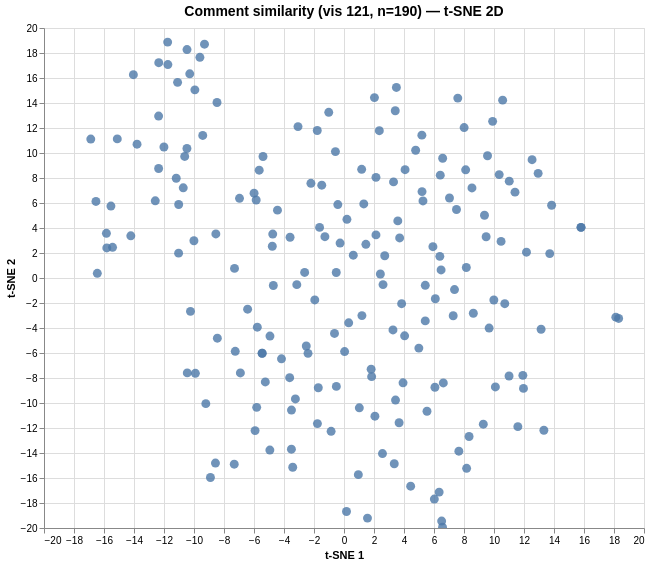

Specify this chart in Vega-Lite:
### Vega specification from a JSON file in a GitHub repository (floating-point values rounded to 4 significant figures; data arrays with more than 128 entries replaced by an {"elided": "..."} marker saying what was removed)
{"$schema": "https://vega.github.io/schema/vega/v6.json", "data": [{"name": "param_1e9efca18e7a2868_store"}, {"name": "source_0", "values": {"elided": "190 records"}}, {"name": "source_0_x_domain_dim_1", "values": [{"min": -16.88, "max": 18.31}]}, {"name": "source_0_y_domain_dim_2", "values": [{"min": -19.93, "max": 18.87}]}], "signals": [{"name": "unit", "value": {}, "on": [{"events": "pointermove", "update": "isTuple(group()) ? group() : unit"}]}, {"name": "param_1e9efca18e7a2868", "update": "vlSelectionResolve(\"param_1e9efca18e7a2868_store\", \"union\")"}, {"name": "param_1e9efca18e7a2868_dim_1", "on": [{"events": [{"source": "view", "type": "dblclick"}], "update": "null"}, {"events": {"signal": "param_1e9efca18e7a2868_translate_delta"}, "update": "panLinear(param_1e9efca18e7a2868_translate_anchor.extent_x, -param_1e9efca18e7a2868_translate_delta.x / width)"}, {"events": {"signal": "param_1e9efca18e7a2868_zoom_delta"}, "update": "zoomLinear(domain(\"x\"), param_1e9efca18e7a2868_zoom_anchor.x, param_1e9efca18e7a2868_zoom_delta)"}]}, {"name": "param_1e9efca18e7a2868_dim_2", "on": [{"events": [{"source": "view", "type": "dblclick"}], "update": "null"}, {"events": {"signal": "param_1e9efca18e7a2868_translate_delta"}, "update": "panLinear(param_1e9efca18e7a2868_translate_anchor.extent_y, param_1e9efca18e7a2868_translate_delta.y / height)"}, {"events": {"signal": "param_1e9efca18e7a2868_zoom_delta"}, "update": "zoomLinear(domain(\"y\"), param_1e9efca18e7a2868_zoom_anchor.y, param_1e9efca18e7a2868_zoom_delta)"}]}, {"name": "param_1e9efca18e7a2868_tuple", "on": [{"events": [{"signal": "param_1e9efca18e7a2868_dim_1 || param_1e9efca18e7a2868_dim_2"}], "update": "param_1e9efca18e7a2868_dim_1 && param_1e9efca18e7a2868_dim_2 ? {unit: \"\", fields: param_1e9efca18e7a2868_tuple_fields, values: [param_1e9efca18e7a2868_dim_1,param_1e9efca18e7a2868_dim_2]} : null"}]}, {"name": "param_1e9efca18e7a2868_tuple_fields", "value": [{"field": "dim_1", "channel": "x", "type": "R"}, {"field": "dim_2", "channel": "y", "type": "R"}]}, {"name": "param_1e9efca18e7a2868_translate_anchor", "value": {}, "on": [{"events": [{"source": "scope", "type": "pointerdown"}], "update": "{x: x(unit), y: y(unit), extent_x: domain(\"x\"), extent_y: domain(\"y\")}"}]}, {"name": "param_1e9efca18e7a2868_translate_delta", "value": {}, "on": [{"events": [{"source": "window", "between": [{"source": "scope", "type": "pointerdown"}, {"source": "window", "type": "pointerup"}], "consume": true, "type": "pointermove"}], "update": "{x: param_1e9efca18e7a2868_translate_anchor.x - x(unit), y: param_1e9efca18e7a2868_translate_anchor.y - y(unit)}"}]}, {"name": "param_1e9efca18e7a2868_zoom_anchor", "on": [{"events": [{"source": "scope", "consume": true, "type": "wheel"}], "update": "{x: invert(\"x\", x(unit)), y: invert(\"y\", y(unit))}"}]}, {"name": "param_1e9efca18e7a2868_zoom_delta", "on": [{"events": [{"source": "scope", "type": "wheel", "consume": true}], "update": "pow(1.001, event.deltaY * pow(16, event.deltaMode))", "force": true}]}, {"name": "param_1e9efca18e7a2868_modify", "on": [{"events": {"signal": "param_1e9efca18e7a2868_tuple"}, "update": "modify(\"param_1e9efca18e7a2868_store\", param_1e9efca18e7a2868_tuple, true)"}]}], "marks": [{"type": "symbol", "name": "marks", "from": {"data": "source_0"}, "encode": {"update": {"fill": {"value": "#4c78a8"}, "opacity": {"value": 0.8}, "y": {"field": "dim_2", "scale": "y"}, "size": {"value": 80}, "shape": {"value": "circle"}, "x": {"field": "dim_1", "scale": "x"}, "tooltip": {"signal": "{\"Comment #\": format(datum[\"index\"], \"\"), \"Comment\": isValid(datum[\"comment\"]) ? datum[\"comment\"] : \"\"+datum[\"comment\"]}"}}}, "interactive": true, "clip": true, "style": ["circle"]}], "scales": [{"name": "x", "type": "linear", "domain": [{"signal": "(data(\"source_0_x_domain_dim_1\")[0] || {}).min"}, {"signal": "(data(\"source_0_x_domain_dim_1\")[0] || {}).max"}], "range": [0, {"signal": "width"}], "domainRaw": {"signal": "param_1e9efca18e7a2868[\"dim_1\"]"}, "zero": true, "nice": true}, {"name": "y", "type": "linear", "domain": [{"signal": "(data(\"source_0_y_domain_dim_2\")[0] || {}).min"}, {"signal": "(data(\"source_0_y_domain_dim_2\")[0] || {}).max"}], "range": [{"signal": "height"}, 0], "domainRaw": {"signal": "param_1e9efca18e7a2868[\"dim_2\"]"}, "zero": true, "nice": true}], "axes": [{"scale": "x", "orient": "bottom", "ticks": false, "grid": true, "aria": false, "tickCount": {"signal": "ceil(width/40)"}, "labels": false, "zindex": 0, "domain": false, "maxExtent": 0, "minExtent": 0, "gridScale": "y"}, {"scale": "y", "grid": true, "tickCount": {"signal": "ceil(height/40)"}, "domain": false, "maxExtent": 0, "gridScale": "x", "labels": false, "aria": false, "orient": "left", "minExtent": 0, "ticks": false, "zindex": 0}, {"scale": "x", "labelFlush": true, "zindex": 0, "title": "t-SNE 1", "grid": false, "labelOverlap": true, "tickCount": {"signal": "ceil(width/40)"}, "orient": "bottom"}, {"scale": "y", "zindex": 0, "grid": false, "orient": "left", "tickCount": {"signal": "ceil(height/40)"}, "title": "t-SNE 2", "labelOverlap": true}], "title": {"text": "Comment similarity (vis 121, n=190) — t-SNE 2D", "fontSize": 14, "frame": "group"}, "width": 600, "style": "cell", "background": "white", "padding": 5, "height": 500}
